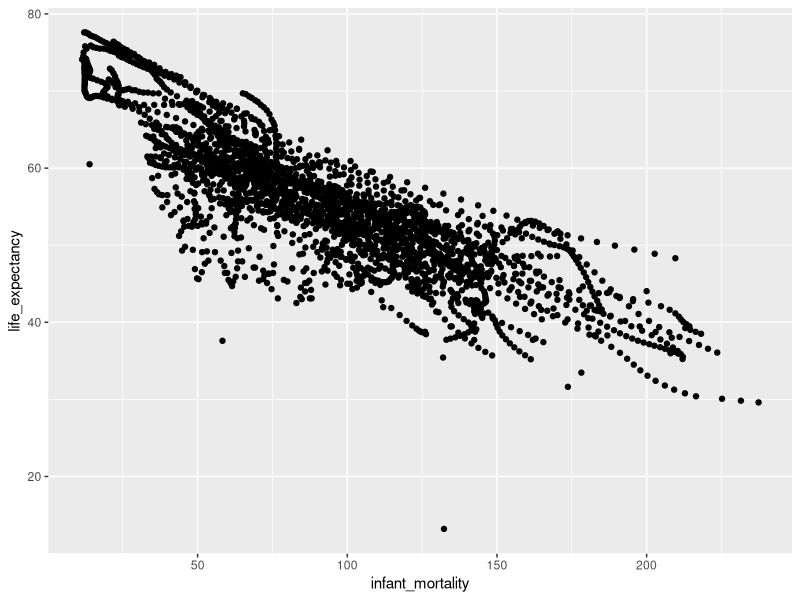
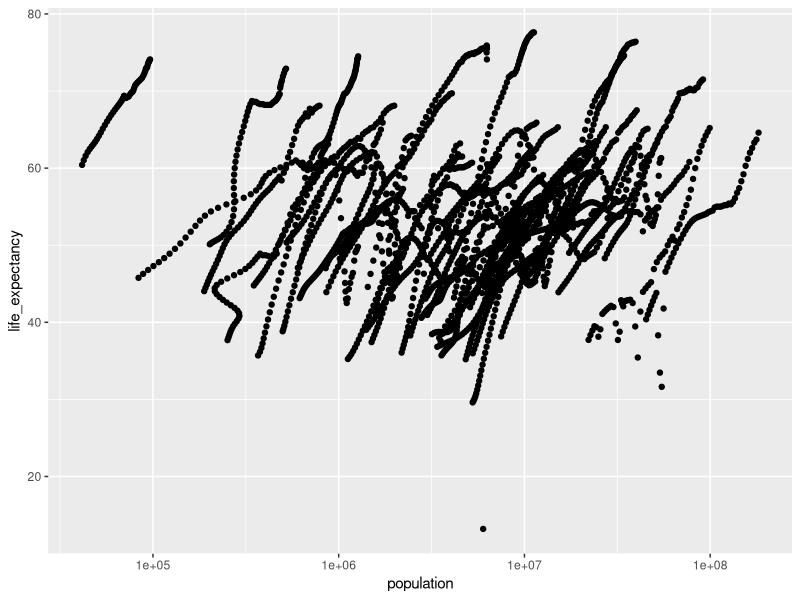
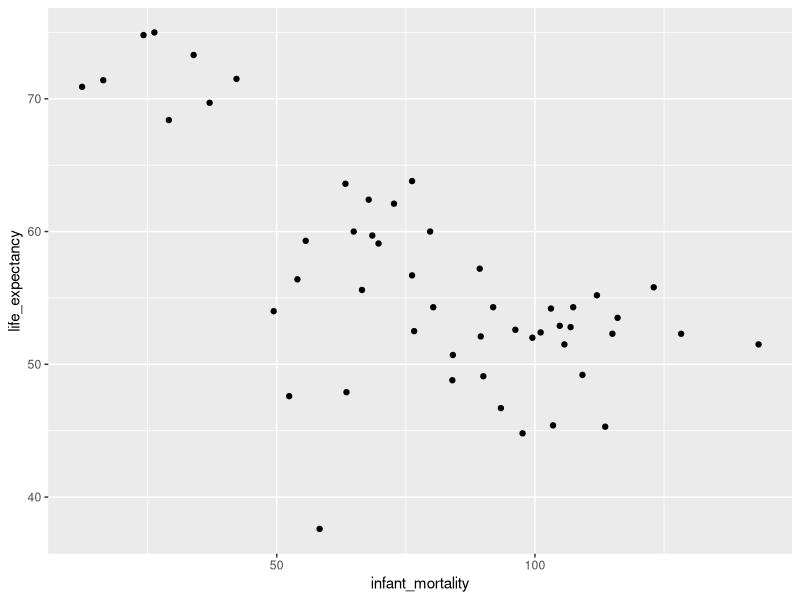
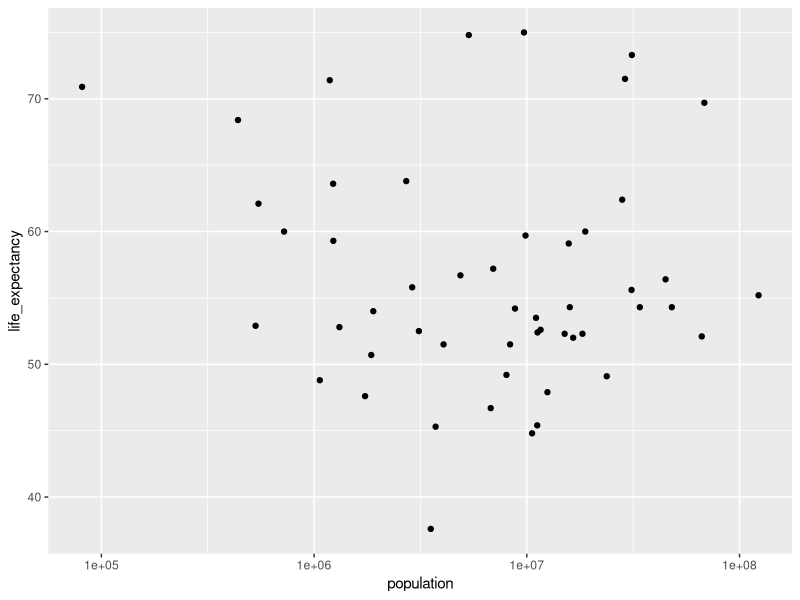

The R script that drew these images, in order:
## ---- chunk 1
library(dslabs)
library(tidyverse)
## ---- chunk 2
help("gapminder")
## ---- chunk 3
str(gapminder)
summary(gapminder)
class(gapminder)
## ---- chunk 4
#I used the 'filter()' function to select only the observations from Africa, using the variable 'continent'
africadata <- gapminder %>% filter(continent == "Africa")

#Check if the new object was correctly saved using the 'str()' and 'summary()' functions
str(africadata)
summary(africadata)
## ---- chunk 5
#Creating new objects, using the 'select()' function to choose only the variables I need from the original dataset
africachild <- africadata %>% select(c(infant_mortality, life_expectancy))
africapop <- africadata %>% select(c(population, life_expectancy))

#Using 'str()' to check the structure of the new objects
str(africachild)
str(africapop)

#Using 'summary()' to check the summary of the new objects
summary(africachild)
summary(africapop)
## ---- chunk 6
#Plotting life expenctancy as a function of infant mortality, using the 'ggplot()' package, in this case I used a point geometry using 'geom_point()'
ggplot(data= africachild, aes(x= infant_mortality, y= life_expectancy))+
  geom_point()
## ---- chunk 7
#I used the 'geom_point()' geometry to plot the data points and set the x-axis to log scale using 'scale_x_log10()'.
ggplot(data= africapop ,aes(x= population, y= life_expectancy))+
  geom_point()+
  scale_x_log10()
## ---- chunk 8
#Use `filter(is.na(infant_mortality)) to filter all observation that have missing values (NAs). Then I used 'count(year)', to summarize which years have the selected missing data.
africadata %>% filter(is.na(infant_mortality)) %>% count(year)
## ---- chunk 9
#Create the object 'africa2000' using the 'filter()' function on the variable 'year' to select only the observations from the year 2000.
africa2000 <- africadata %>% filter(year == 2000)

#Check the new object using 'str()' and 'summary()'
str(africa2000)
summary(africa2000)
## ---- chunk 10
ggplot(data= africa2000 ,aes(x= infant_mortality, y= life_expectancy))+
  geom_point()
## ---- chunk 11
ggplot(data= africa2000 ,aes(x= population, y= life_expectancy))+
  geom_point()+
  scale_x_log10()
## ---- chunk 12
fit1 <- lm(life_expectancy ~ infant_mortality, data = africa2000)
fit2 <- lm(life_expectancy ~ population, data = africa2000)
## ---- chunk 13
summary(fit1)
summary(fit2)
